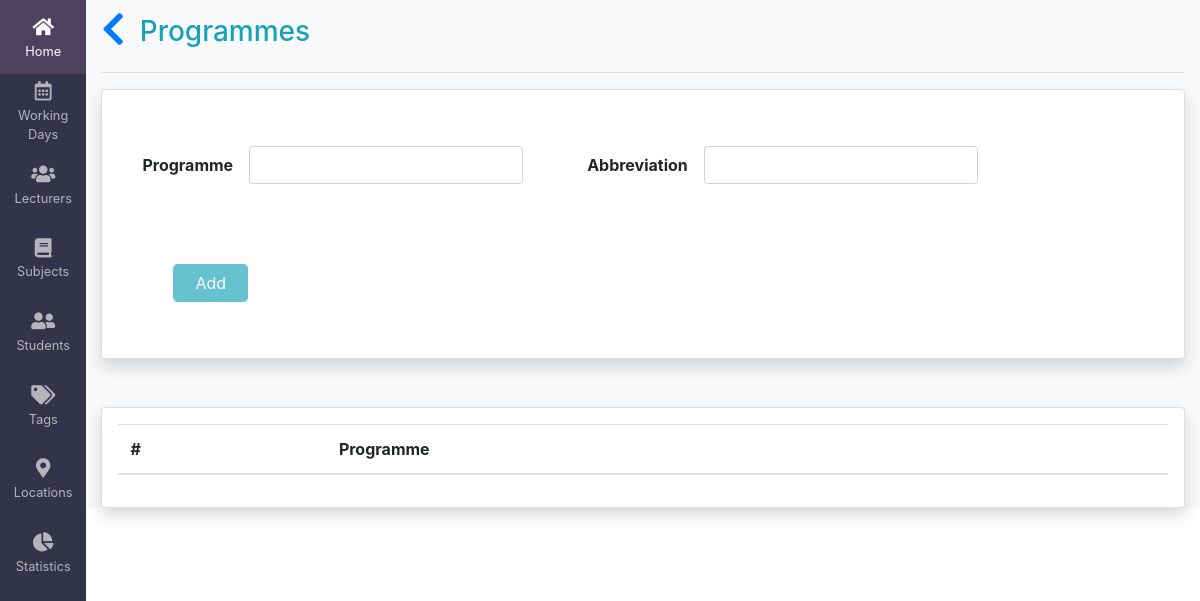
The page /programmes/ on the database as committed earlier.
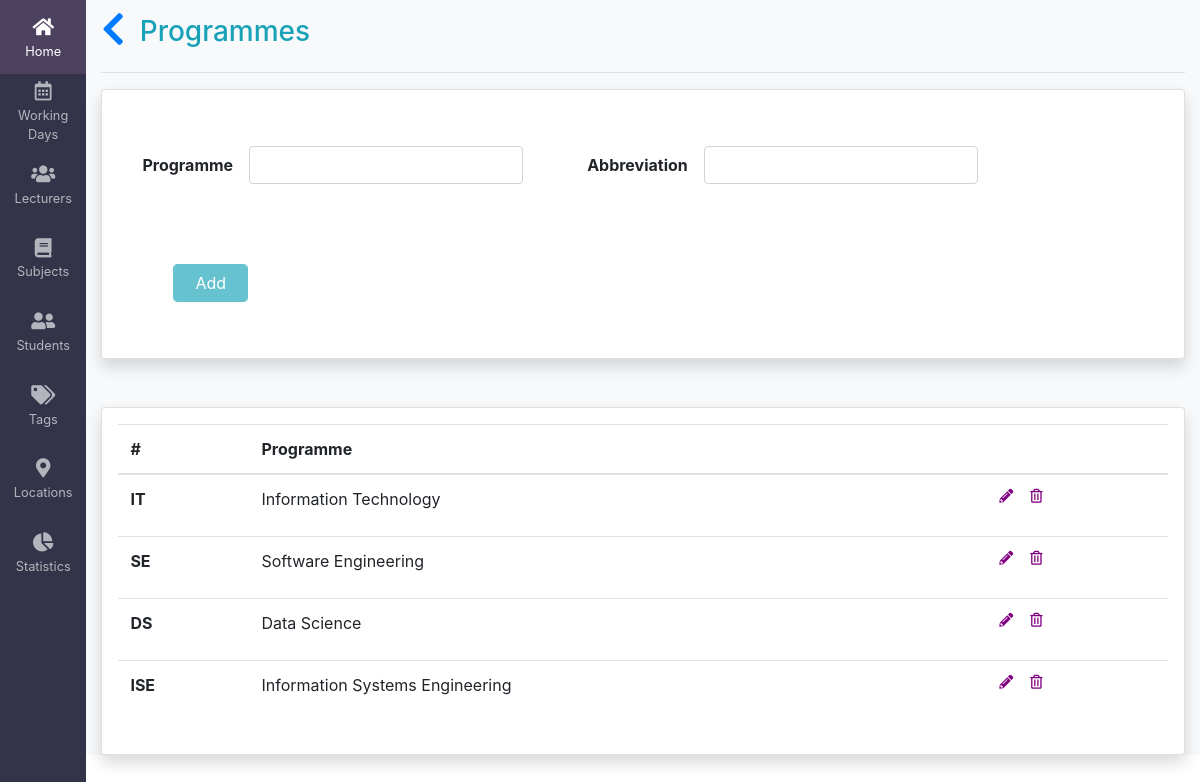
The same page on the database as committed later.
### timetable/models.py (models this page shows, shortened)
class Programme(models.Model):
    programme_name = models.CharField(max_length=100)
    programme_abbv = models.CharField(max_length=20, unique=True)

### timetable/views.py (the view)
# urls.py: path('programmes/', views.ProgrammesView.as_view(), name='programmes'),
class ProgrammesView(generic.ListView):
    model = Programme
    template_name = 'students/programmes.html'

### template/students/programmes.html (shortened to what this page needs)
{% extends 'base.html' %}
{% block content %}
<div class="container-fluid main bg-light">
    <div>
        <div class="bg-light text-info" style="padding: 15px 0px; font-weight: 900;">
            <h3><a href="{% url 'students' %}"><i class="fas fa-chevron-left fa-lg"></i></a>&nbsp; Programmes  </h3>
        </div>
        <hr style="margin-top: 0px; margin-left: 0rem; ">
        <div class="bg-light">
            <div class="card shadow p-3 mb-5 bg-white rounded">
                <form action="" class="form-inline" id="addProgramme">
                    <div class="form-group m-4">
                        <label class="text-black font-weight-bold" for="programmeId">Programme </label>
                        <input type="text" class="form-control m-3" id="programmeId" name="programme" />
                    </div>
                    <div class="form-group m-4">
                        <label class="font-weight-bold" for="abbreviationId">Abbreviation </label>
                        <input type="text" class="form-control m-3" id="abbreviationId" name="abbreviation"/>
                    </div>
                    <div class="col-md-2">
                        <div class="form-group m-4">
                            <input type="submit" id="iform" class="form-control m-3 btn btn-info btn-block" disabled="true" value="  Add  " />
                        </div>
                    </div>
                </form>
            </div>
            <div class="card shadow p-3 mb-5 bg-white rounded">
                <table class="table" id="programmeTable">
                    <thead>
                      <tr>
                        <th scope="col">#</th>
                        <th scope="col">Programme</th>
                        <th scope="col"></th>
                      </tr>
                    </thead>
                    <tbody>
                    {% for programme in programme_list %}
                      <tr id="pr-{{programme.id}}">
                        <th scope="row" class="proAbbv userData" name="pabbv">{{ programme.programme_abbv }}</th>
                        <td class="proName userData" name="pname">{{programme.programme_name}}</td>
                        <td><pre><span onClick="editProgramme({{programme.id}})" data-toggle="modal" data-target="#myModal"><i class="fas fa-pencil-alt" style="color:purple;"></i></span>  <span onclick="deleteProgramme({{programme.id}})"><i class="far fa-trash-alt" style="color:purple;"></i></span></h5></pre></td>
                      </tr>
                    {% endfor %}
                    </tbody>
                  </table>
            </div>
        </div>
    </div>
</div>
{% endblock %}

Rows that differ between the two databases and show on the page:
added Programme: programme_abbv "IT", programme_name "Information Technology"
added Programme: programme_abbv "SE", programme_name "Software Engineering"
added Programme: programme_abbv "DS", programme_name "Data Science"
added Programme: programme_abbv "ISE", programme_name "Information Systems Engineering"
